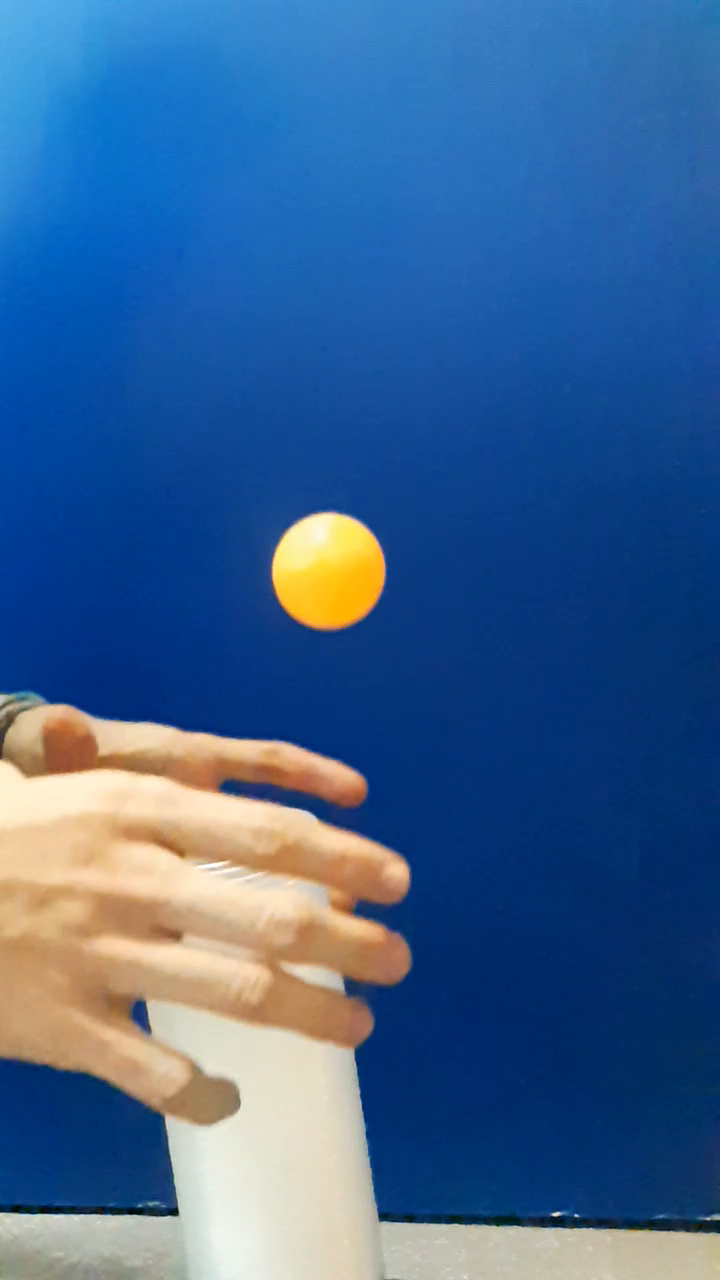
#> input picture IPT/vortex/out395.png, 720 x 1280 px
$ python bon.py
#> lines starting #> are read from the running program, lines starting #| are printed output that depends on the picture; after the words box and inside, x2 and y2 are one past the last pixel; in counts of white or black regions, pixels touching at a corner belong together
import matplotlib.pyplot as plt

from skimage import data, color, img_as_ubyte
from skimage.feature import canny
from skimage.transform import hough_ellipse
from skimage.draw import ellipse_perimeter
from skimage.io import imread

# Load picture, convert to grayscale and detect edges
image_rgb = imread('out395.png')
#> image_rgb is the input picture: shape (1280, 720, 3); mean R, G, B 60.1, 99.3, 145.8
#image_rgb = imread('sansdoigt.png')
image_gray = color.rgb2gray(image_rgb)
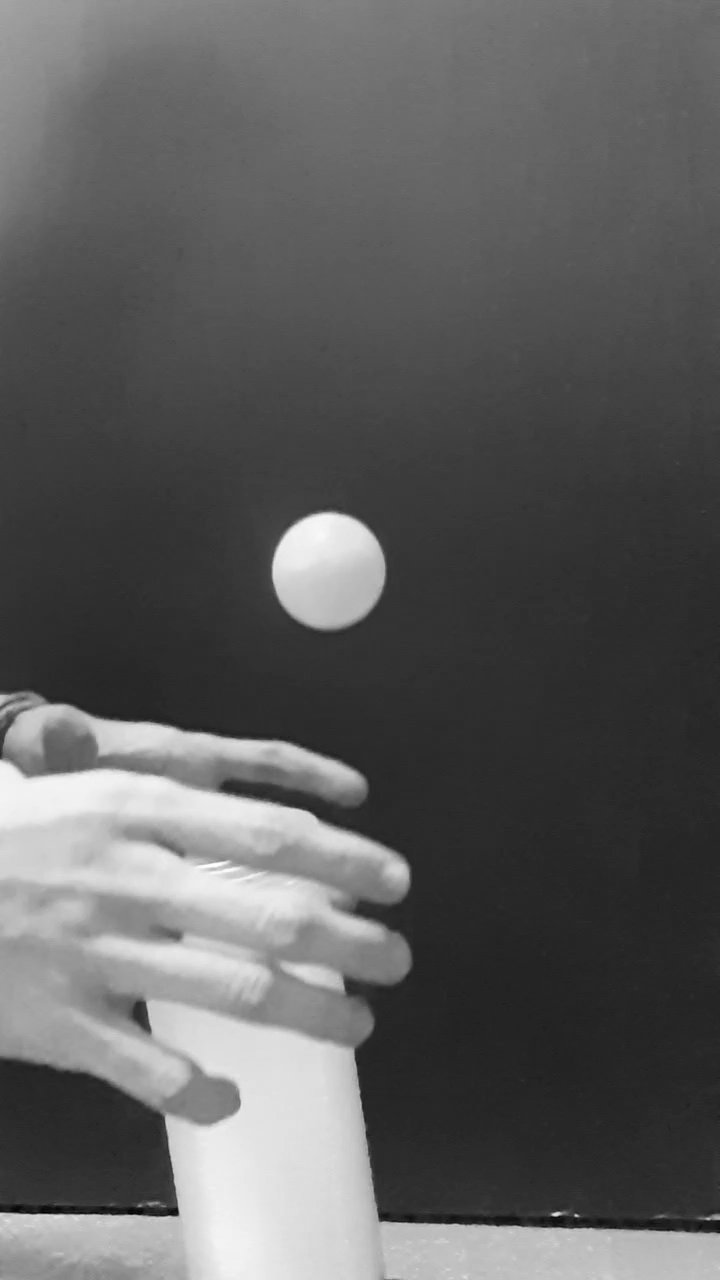
#> image_gray: shape (1280, 720) float64; min 0, max 0.999, mean 0.37
edges = canny(image_gray, sigma=1.0,
                      low_threshold=0.05, high_threshold=0.8)
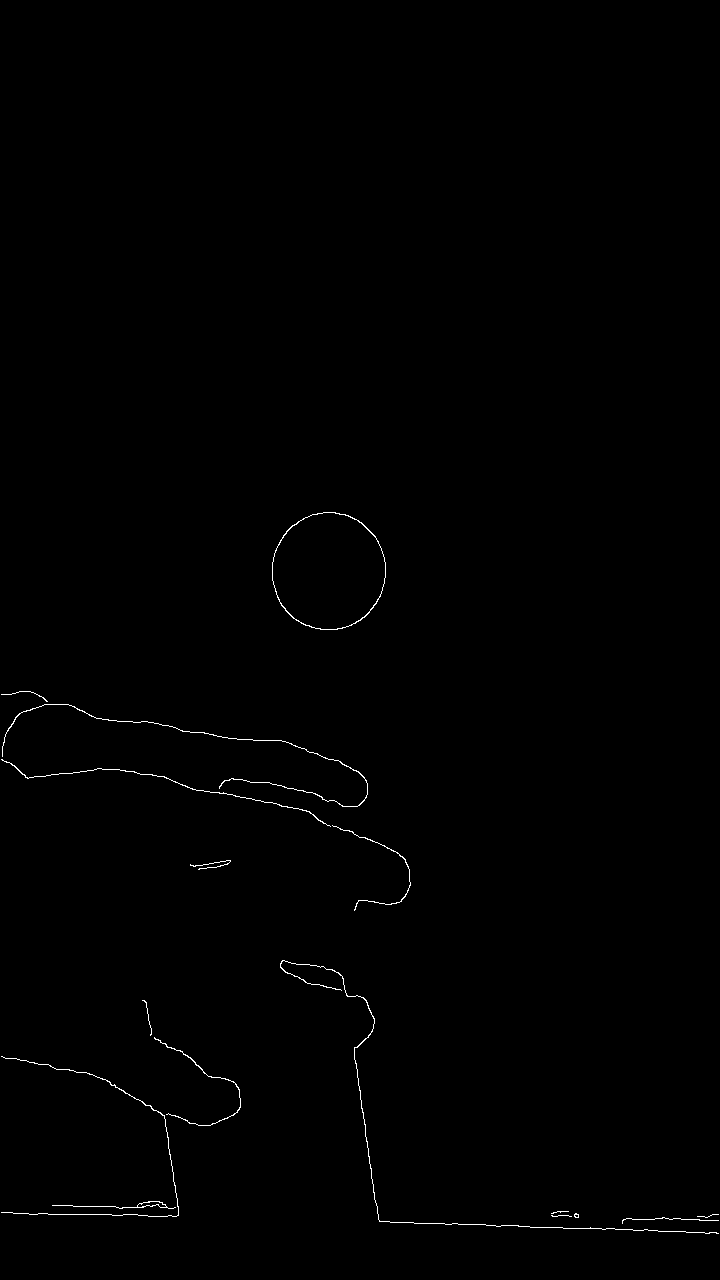
#> edges: shape (1280, 720) bool; 0.4% white in thin lines or dots, all inside (x1, y1, x2, y2) = (1, 512, 719, 1234)

# Perform a Hough Transform
# The accuracy corresponds to the bin size of a major axis.
# The value is chosen in order to get a single high accumulator.
# The threshold eliminates low accumulators
#> (the run stopped early here; a loop or call above may not have finished)
